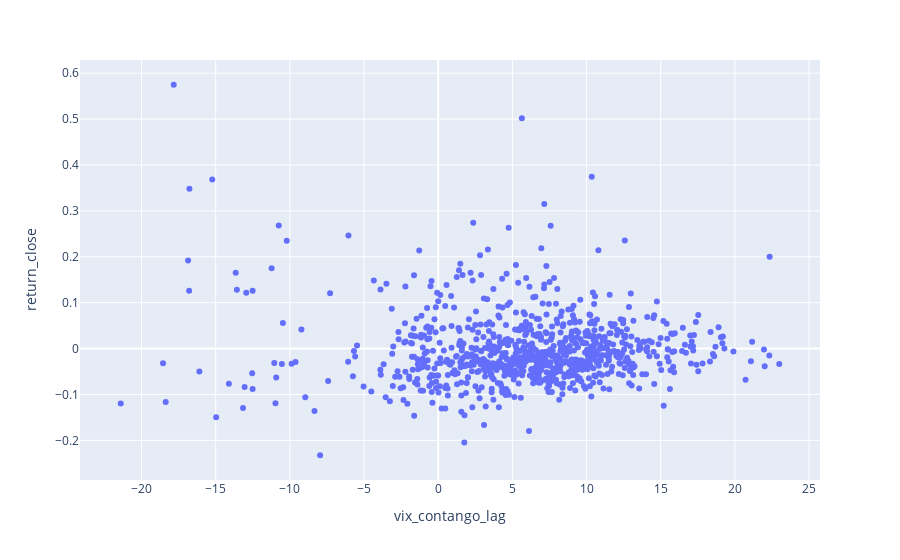

Source (notebook cell):
### Code cell
px.scatter(df,x='vix_contango_lag',y='return_close')

### Figure 1 — Plotly figure (JSON) as saved in the notebook; plotly's stock layout.template omitted (floating-point values rounded to 4 significant figures; data arrays with more than 128 entries replaced by an {"elided": "..."} marker saying what was removed)
{"data": [{"hovertemplate": "vix_contango_lag=%{x}<br>return_close=%{y}<extra></extra>", "legendgroup": "", "marker": {"color": "#636efa", "symbol": "circle"}, "mode": "markers", "name": "", "orientation": "v", "showlegend": false, "type": "scatter", "x": {"elided": "878 float values"}, "xaxis": "x", "y": {"elided": "878 float values"}, "yaxis": "y"}], "layout": {"legend": {"tracegroupgap": 0}, "margin": {"t": 60}, "xaxis": {"anchor": "y", "domain": [0, 1], "title": {"text": "vix_contango_lag"}}, "yaxis": {"anchor": "x", "domain": [0, 1], "title": {"text": "return_close"}}}}
